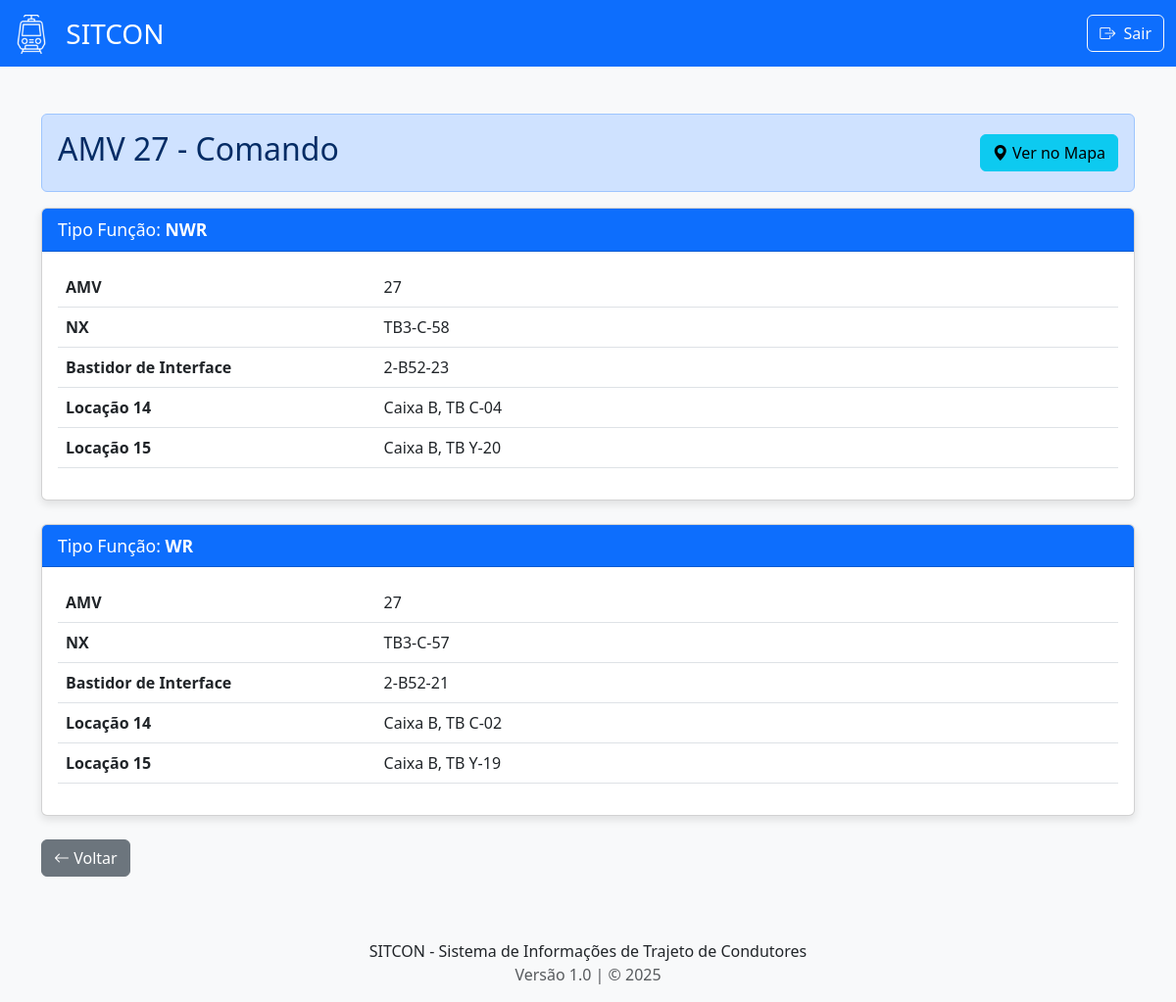
The app's page /amv_comando/27 (signed in) with its own data.
### models.py (models this page shows, shortened)
class AMV(db.Model):
    __tablename__ = 'amv'
    idamv = db.Column(db.Integer, primary_key=True)
    tipofuncao = db.Column(db.String(5), primary_key=True)
    L1 = db.Column(db.String(8), nullable=True)
    L2 = db.Column(db.String(8), nullable=True)
    L3 = db.Column(db.String(8), nullable=True)
    L4 = db.Column(db.String(8), nullable=True)
    L5 = db.Column(db.String(8), nullable=True)
    L6 = db.Column(db.String(8), nullable=True)
    L7 = db.Column(db.String(8), nullable=True)
    L9 = db.Column(db.String(8), nullable=True)
    L10 = db.Column(db.String(8), nullable=True)
    tower = db.Column(db.String(8), nullable=True)
    interface = db.Column(db.String(8), nullable=True)
    L14 = db.Column(db.String(8), nullable=True)
    L15 = db.Column(db.String(8), nullable=True)
    L16 = db.Column(db.String(8), nullable=True)
    L17 = db.Column(db.String(8), nullable=True)
    L18 = db.Column(db.String(8), nullable=True)
    L20 = db.Column(db.String(8), nullable=True)
    L21 = db.Column(db.String(8), nullable=True)
    L22 = db.Column(db.String(8), nullable=True)
    L23 = db.Column(db.String(8), nullable=True)

### app.py (the view)
@app.route('/amv_comando/<amv_id>')
def amv_comando(amv_id):
    return mostrar_amv(amv_id, tipo='Comando')

### app.py (called while the page is built)
def formatar_valor_locacao(valor):
    if not isinstance(valor, str) or '-' not in valor:
        return valor
    partes = valor.split('-')
    if len(partes) >= 3:
        caixa = f"Caixa {partes[0]}"
        tb = f"TB {partes[1]}-{partes[2]}"
        return f"{caixa}, {tb}"
    elif len(partes) == 2:
        caixa = f"Caixa {partes[0]}"
        tb = f"TB {partes[1]}"
        return f"{caixa}, {tb}"
    else:
        return valor

def formatar_registros(registros, model_class):
    dados_formatados = []
    if not registros:
        return dados_formatados
    for registro in registros:
        campos_registro = {}
        for coluna in model_class.__table__.columns:
            nome_original = coluna.name
            nome_amigavel = TRADUCOES_GERAIS.get(nome_original, nome_original)
            valor = getattr(registro, nome_original)
            if nome_original.startswith('L') and nome_original[1:].isdigit():
                valor = formatar_valor_locacao(valor)
            if valor not in [None, '']:
                campos_registro[nome_amigavel] = valor
        dados_formatados.append(campos_registro)
    return dados_formatados

def login_required(f):
    @wraps(f)
    def decorated_function(*args, **kwargs):
        if not session.get('logado'):
            flash('Acesso não autorizado. Por favor, faça login.', 'warning')
            return redirect(url_for('login'))
        return f(*args, **kwargs)
    return decorated_function

### templates/amv_detail.html (shortened to what this page needs)
{% extends "base.html" %}
{% block content %}
<div class="alert {{ 'alert-primary' if tipo == 'Comando' else 'alert-success' }}">
    <div class="d-flex justify-content-between align-items-center">
        <h2>AMV {{ amv_id }} - {{ tipo }}</h2>
        {% if coordenadas %}
            <button id="mostrar-mapa-btn" class="btn btn-info">
                <i class="bi bi-geo-alt-fill"></i> Ver no Mapa
            </button>
        {% endif %}
    </div>
</div>
{% for registro in registros %}
<div class="card mb-4">
    <div class="card-header bg-{{ 'primary' if tipo == 'Comando' else 'success' }} text-white">
        Tipo Função: <strong>{{ registro['Tipo da Função'] }}</strong>
    </div>
    <div class="card-body">
        <table class="table">
            <tbody>
                {% for nome, valor in registro.items() %}
                    {% if nome != 'Tipo da Função' %}
                    <tr>
                        <td width="30%"><strong>{{ nome }}</strong></td>
                        <td>{{ valor }}</td>
                    </tr>
                    {% endif %}
                {% endfor %}
            </tbody>
        </table>
    </div>
</div>
{% endfor %}
<a href="{{ url_for('amv') }}" class="btn btn-secondary"><i class="bi bi-arrow-left"></i> Voltar</a>
{% endblock %}

### static/css/style.css (style rules this page uses)
html, body { height: 100%; }
body { display: flex; flex-direction: column; }
body { background-image: url('../images/fundo.png'); background-size: cover; background-position: center center; background-attachment: fixed; background-color: #f8f9fa; }
.card-header { font-size: 1.1rem; }
.card { box-shadow: 0 4px 8px rgba(0, 0, 0, 0.1); height: 100%; margin-bottom: 30px; }

### records on screen
AMV: tipofuncao "NWR", registro "AMV" "Locação 14" "Locação 15", registro "27" "Caixa B, TB C-04" "Caixa B, TB Y-20", nome "NX", tower "TB3-C-58", nome "Bastidor de Interface", interface "2-B52-23"
AMV: tipofuncao "WR", registro "AMV" "Locação 14" "Locação 15", registro "27" "Caixa B, TB C-02" "Caixa B, TB Y-19", nome "NX", tower "TB3-C-57", nome "Bastidor de Interface", interface "2-B52-21"

### other values on screen
{{ amv_id }} "27"
{{ tipo }} "Comando"
